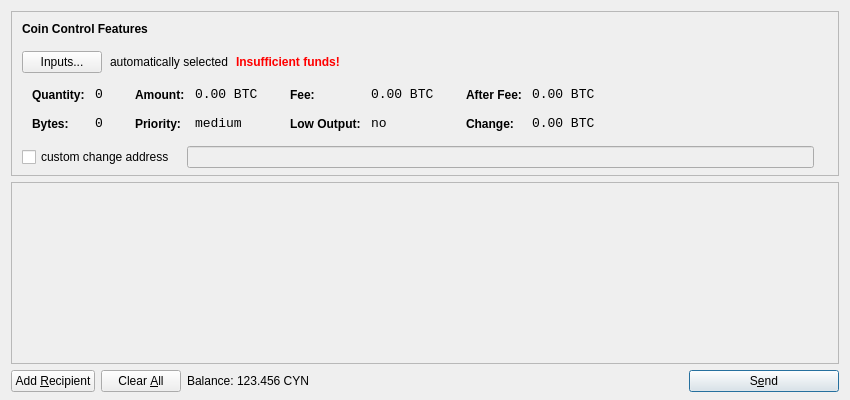
<?xml version="1.0" encoding="UTF-8"?>
<ui version="4.0">
 <class>SendCoinsDialog</class>
 <widget class="QDialog" name="SendCoinsDialog">
  <property name="geometry">
   <rect>
    <x>0</x>
    <y>0</y>
    <width>850</width>
    <height>400</height>
   </rect>
  </property>
  <property name="windowTitle">
   <string>Send Coins</string>
  </property>
  <layout class="QVBoxLayout" name="verticalLayout" stretch="0,1,0">
   <property name="bottomMargin">
    <number>8</number>
   </property>
   <item>
    <widget class="QFrame" name="frameCoinControl">
     <property name="sizePolicy">
      <sizepolicy hsizetype="Expanding" vsizetype="Expanding">
       <horstretch>0</horstretch>
       <verstretch>0</verstretch>
      </sizepolicy>
     </property>
     <property name="maximumSize">
      <size>
       <width>16777215</width>
       <height>16777215</height>
      </size>
     </property>
     <property name="frameShape">
      <enum>QFrame::StyledPanel</enum>
     </property>
     <property name="frameShadow">
      <enum>QFrame::Sunken</enum>
     </property>
     <layout class="QVBoxLayout" name="verticalLayoutCoinControl2">
      <property name="spacing">
       <number>-1</number>
      </property>
      <property name="leftMargin">
       <number>0</number>
      </property>
      <property name="topMargin">
       <number>0</number>
      </property>
      <property name="rightMargin">
       <number>0</number>
      </property>
      <property name="bottomMargin">
       <number>6</number>
      </property>
      <item>
       <layout class="QVBoxLayout" name="verticalLayoutCoinControl" stretch="0,0,0,0,1">
        <property name="spacing">
         <number>0</number>
        </property>
        <property name="leftMargin">
         <number>10</number>
        </property>
        <property name="topMargin">
         <number>10</number>
        </property>
        <item>
         <layout class="QHBoxLayout" name="horizontalLayoutCoinControl1">
          <property name="bottomMargin">
           <number>15</number>
          </property>
          <item>
           <widget class="QLabel" name="labelCoinControlFeatures">
            <property name="sizePolicy">
             <sizepolicy hsizetype="Preferred" vsizetype="Maximum">
              <horstretch>0</horstretch>
              <verstretch>0</verstretch>
             </sizepolicy>
            </property>
            <property name="font">
             <font>
              <weight>75</weight>
              <bold>true</bold>
             </font>
            </property>
            <property name="styleSheet">
             <string notr="true">font-weight:bold;</string>
            </property>
            <property name="text">
             <string>Coin Control Features</string>
            </property>
           </widget>
          </item>
         </layout>
        </item>
        <item>
         <layout class="QHBoxLayout" name="horizontalLayoutCoinControl2" stretch="0,0,0,0">
          <property name="spacing">
           <number>8</number>
          </property>
          <property name="bottomMargin">
           <number>10</number>
          </property>
          <item>
           <widget class="QPushButton" name="pushButtonCoinControl">
            <property name="styleSheet">
             <string notr="true"/>
            </property>
            <property name="text">
             <string>Inputs...</string>
            </property>
           </widget>
          </item>
          <item>
           <widget class="QLabel" name="labelCoinControlAutomaticallySelected">
            <property name="text">
             <string>automatically selected</string>
            </property>
            <property name="margin">
             <number>5</number>
            </property>
           </widget>
          </item>
          <item>
           <widget class="QLabel" name="labelCoinControlInsuffFunds">
            <property name="font">
             <font>
              <weight>75</weight>
              <bold>true</bold>
             </font>
            </property>
            <property name="styleSheet">
             <string notr="true">color:red;font-weight:bold;</string>
            </property>
            <property name="text">
             <string>Insufficient funds!</string>
            </property>
            <property name="margin">
             <number>5</number>
            </property>
           </widget>
          </item>
          <item>
           <spacer name="horizontalSpacerCoinControl">
            <property name="orientation">
             <enum>Qt::Horizontal</enum>
            </property>
            <property name="sizeHint" stdset="0">
             <size>
              <width>40</width>
              <height>1</height>
             </size>
            </property>
           </spacer>
          </item>
         </layout>
        </item>
        <item>
         <widget class="QWidget" name="widgetCoinControl" native="true">
          <property name="sizePolicy">
           <sizepolicy hsizetype="Preferred" vsizetype="Preferred">
            <horstretch>0</horstretch>
            <verstretch>0</verstretch>
           </sizepolicy>
          </property>
          <property name="minimumSize">
           <size>
            <width>0</width>
            <height>0</height>
           </size>
          </property>
          <property name="styleSheet">
           <string notr="true"/>
          </property>
          <layout class="QHBoxLayout" name="horizontalLayoutCoinControl5">
           <property name="margin">
            <number>0</number>
           </property>
           <item>
            <layout class="QHBoxLayout" name="horizontalLayoutCoinControl3" stretch="0,0,0,1">
             <property name="spacing">
              <number>20</number>
             </property>
             <property name="topMargin">
              <number>0</number>
             </property>
             <property name="bottomMargin">
              <number>10</number>
             </property>
             <item>
              <layout class="QFormLayout" name="formLayoutCoinControl1">
               <property name="horizontalSpacing">
                <number>10</number>
               </property>
               <property name="verticalSpacing">
                <number>14</number>
               </property>
               <property name="leftMargin">
                <number>10</number>
               </property>
               <property name="topMargin">
                <number>4</number>
               </property>
               <property name="rightMargin">
                <number>6</number>
               </property>
               <item row="0" column="0">
                <widget class="QLabel" name="labelCoinControlQuantityText">
                 <property name="styleSheet">
                  <string notr="true">font-weight:bold;</string>
                 </property>
                 <property name="text">
                  <string>Quantity:</string>
                 </property>
                 <property name="margin">
                  <number>0</number>
                 </property>
                </widget>
               </item>
               <item row="0" column="1">
                <widget class="QLabel" name="labelCoinControlQuantity">
                 <property name="font">
                  <font>
                   <family>Monospace</family>
                   <pointsize>10</pointsize>
                  </font>
                 </property>
                 <property name="cursor">
                  <cursorShape>IBeamCursor</cursorShape>
                 </property>
                 <property name="contextMenuPolicy">
                  <enum>Qt::ActionsContextMenu</enum>
                 </property>
                 <property name="text">
                  <string notr="true">0</string>
                 </property>
                 <property name="margin">
                  <number>0</number>
                 </property>
                 <property name="textInteractionFlags">
                  <set>Qt::LinksAccessibleByMouse|Qt::TextSelectableByKeyboard|Qt::TextSelectableByMouse</set>
                 </property>
                </widget>
               </item>
               <item row="1" column="0">
                <widget class="QLabel" name="labelCoinControlBytesText">
                 <property name="styleSheet">
                  <string notr="true">font-weight:bold;</string>
                 </property>
                 <property name="text">
                  <string>Bytes:</string>
                 </property>
                </widget>
               </item>
               <item row="1" column="1">
                <widget class="QLabel" name="labelCoinControlBytes">
                 <property name="font">
                  <font>
                   <family>Monospace</family>
                   <pointsize>10</pointsize>
                  </font>
                 </property>
                 <property name="cursor">
                  <cursorShape>IBeamCursor</cursorShape>
                 </property>
                 <property name="contextMenuPolicy">
                  <enum>Qt::ActionsContextMenu</enum>
                 </property>
                 <property name="text">
                  <string notr="true">0</string>
                 </property>
                 <property name="textInteractionFlags">
                  <set>Qt::LinksAccessibleByMouse|Qt::TextSelectableByKeyboard|Qt::TextSelectableByMouse</set>
                 </property>
                </widget>
               </item>
              </layout>
             </item>
             <item>
              <layout class="QFormLayout" name="formLayoutCoinControl2">
               <property name="horizontalSpacing">
                <number>10</number>
               </property>
               <property name="verticalSpacing">
                <number>14</number>
               </property>
               <property name="leftMargin">
                <number>6</number>
               </property>
               <property name="topMargin">
                <number>4</number>
               </property>
               <property name="rightMargin">
                <number>6</number>
               </property>
               <item row="0" column="0">
                <widget class="QLabel" name="labelCoinControlAmountText">
                 <property name="styleSheet">
                  <string notr="true">font-weight:bold;</string>
                 </property>
                 <property name="text">
                  <string>Amount:</string>
                 </property>
                 <property name="margin">
                  <number>0</number>
                 </property>
                </widget>
               </item>
               <item row="0" column="1">
                <widget class="QLabel" name="labelCoinControlAmount">
                 <property name="font">
                  <font>
                   <family>Monospace</family>
                   <pointsize>10</pointsize>
                  </font>
                 </property>
                 <property name="cursor">
                  <cursorShape>IBeamCursor</cursorShape>
                 </property>
                 <property name="contextMenuPolicy">
                  <enum>Qt::ActionsContextMenu</enum>
                 </property>
                 <property name="text">
                  <string notr="true">0.00 BTC</string>
                 </property>
                 <property name="textInteractionFlags">
                  <set>Qt::LinksAccessibleByMouse|Qt::TextSelectableByKeyboard|Qt::TextSelectableByMouse</set>
                 </property>
                </widget>
               </item>
               <item row="1" column="0">
                <widget class="QLabel" name="labelCoinControlPriorityText">
                 <property name="styleSheet">
                  <string notr="true">font-weight:bold;</string>
                 </property>
                 <property name="text">
                  <string>Priority:</string>
                 </property>
                </widget>
               </item>
               <item row="1" column="1">
                <widget class="QLabel" name="labelCoinControlPriority">
                 <property name="font">
                  <font>
                   <family>Monospace</family>
                   <pointsize>10</pointsize>
                  </font>
                 </property>
                 <property name="cursor">
                  <cursorShape>IBeamCursor</cursorShape>
                 </property>
                 <property name="contextMenuPolicy">
                  <enum>Qt::ActionsContextMenu</enum>
                 </property>
                 <property name="text">
                  <string>medium</string>
                 </property>
                 <property name="textInteractionFlags">
                  <set>Qt::LinksAccessibleByMouse|Qt::TextSelectableByKeyboard|Qt::TextSelectableByMouse</set>
                 </property>
                </widget>
               </item>
              </layout>
             </item>
             <item>
              <layout class="QFormLayout" name="formLayoutCoinControl3">
               <property name="horizontalSpacing">
                <number>10</number>
               </property>
               <property name="verticalSpacing">
                <number>14</number>
               </property>
               <property name="leftMargin">
                <number>6</number>
               </property>
               <property name="topMargin">
                <number>4</number>
               </property>
               <property name="rightMargin">
                <number>6</number>
               </property>
               <item row="0" column="0">
                <widget class="QLabel" name="labelCoinControlFeeText">
                 <property name="styleSheet">
                  <string notr="true">font-weight:bold;</string>
                 </property>
                 <property name="text">
                  <string>Fee:</string>
                 </property>
                 <property name="margin">
                  <number>0</number>
                 </property>
                </widget>
               </item>
               <item row="0" column="1">
                <widget class="QLabel" name="labelCoinControlFee">
                 <property name="font">
                  <font>
                   <family>Monospace</family>
                   <pointsize>10</pointsize>
                  </font>
                 </property>
                 <property name="cursor">
                  <cursorShape>IBeamCursor</cursorShape>
                 </property>
                 <property name="contextMenuPolicy">
                  <enum>Qt::ActionsContextMenu</enum>
                 </property>
                 <property name="text">
                  <string notr="true">0.00 BTC</string>
                 </property>
                 <property name="textInteractionFlags">
                  <set>Qt::LinksAccessibleByMouse|Qt::TextSelectableByKeyboard|Qt::TextSelectableByMouse</set>
                 </property>
                </widget>
               </item>
               <item row="1" column="0">
                <widget class="QLabel" name="labelCoinControlLowOutputText">
                 <property name="styleSheet">
                  <string notr="true">font-weight:bold;</string>
                 </property>
                 <property name="text">
                  <string>Low Output:</string>
                 </property>
                </widget>
               </item>
               <item row="1" column="1">
                <widget class="QLabel" name="labelCoinControlLowOutput">
                 <property name="font">
                  <font>
                   <family>Monospace</family>
                   <pointsize>10</pointsize>
                  </font>
                 </property>
                 <property name="cursor">
                  <cursorShape>IBeamCursor</cursorShape>
                 </property>
                 <property name="contextMenuPolicy">
                  <enum>Qt::ActionsContextMenu</enum>
                 </property>
                 <property name="text">
                  <string>no</string>
                 </property>
                 <property name="textInteractionFlags">
                  <set>Qt::LinksAccessibleByMouse|Qt::TextSelectableByKeyboard|Qt::TextSelectableByMouse</set>
                 </property>
                </widget>
               </item>
              </layout>
             </item>
             <item>
              <layout class="QFormLayout" name="formLayoutCoinControl4">
               <property name="horizontalSpacing">
                <number>10</number>
               </property>
               <property name="verticalSpacing">
                <number>14</number>
               </property>
               <property name="leftMargin">
                <number>6</number>
               </property>
               <property name="topMargin">
                <number>4</number>
               </property>
               <property name="rightMargin">
                <number>6</number>
               </property>
               <item row="0" column="0">
                <widget class="QLabel" name="labelCoinControlAfterFeeText">
                 <property name="styleSheet">
                  <string notr="true">font-weight:bold;</string>
                 </property>
                 <property name="text">
                  <string>After Fee:</string>
                 </property>
                 <property name="margin">
                  <number>0</number>
                 </property>
                </widget>
               </item>
               <item row="0" column="1">
                <widget class="QLabel" name="labelCoinControlAfterFee">
                 <property name="font">
                  <font>
                   <family>Monospace</family>
                   <pointsize>10</pointsize>
                  </font>
                 </property>
                 <property name="cursor">
                  <cursorShape>IBeamCursor</cursorShape>
                 </property>
                 <property name="contextMenuPolicy">
                  <enum>Qt::ActionsContextMenu</enum>
                 </property>
                 <property name="text">
                  <string notr="true">0.00 BTC</string>
                 </property>
                 <property name="textInteractionFlags">
                  <set>Qt::LinksAccessibleByMouse|Qt::TextSelectableByKeyboard|Qt::TextSelectableByMouse</set>
                 </property>
                </widget>
               </item>
               <item row="1" column="0">
                <widget class="QLabel" name="labelCoinControlChangeText">
                 <property name="styleSheet">
                  <string notr="true">font-weight:bold;</string>
                 </property>
                 <property name="text">
                  <string>Change:</string>
                 </property>
                </widget>
               </item>
               <item row="1" column="1">
                <widget class="QLabel" name="labelCoinControlChange">
                 <property name="font">
                  <font>
                   <family>Monospace</family>
                   <pointsize>10</pointsize>
                  </font>
                 </property>
                 <property name="cursor">
                  <cursorShape>IBeamCursor</cursorShape>
                 </property>
                 <property name="contextMenuPolicy">
                  <enum>Qt::ActionsContextMenu</enum>
                 </property>
                 <property name="text">
                  <string notr="true">0.00 BTC</string>
                 </property>
                 <property name="textInteractionFlags">
                  <set>Qt::LinksAccessibleByMouse|Qt::TextSelectableByKeyboard|Qt::TextSelectableByMouse</set>
                 </property>
                </widget>
               </item>
              </layout>
             </item>
            </layout>
           </item>
          </layout>
         </widget>
        </item>
        <item>
         <layout class="QHBoxLayout" name="horizontalLayoutCoinControl4" stretch="0,0,0">
          <property name="spacing">
           <number>12</number>
          </property>
          <property name="sizeConstraint">
           <enum>QLayout::SetDefaultConstraint</enum>
          </property>
          <property name="topMargin">
           <number>5</number>
          </property>
          <property name="rightMargin">
           <number>5</number>
          </property>
          <item>
           <widget class="QCheckBox" name="checkBoxCoinControlChange">
            <property name="text">
             <string>custom change address</string>
            </property>
           </widget>
          </item>
          <item>
           <widget class="QLineEdit" name="lineEditCoinControlChange">
            <property name="enabled">
             <bool>false</bool>
            </property>
            <property name="sizePolicy">
             <sizepolicy hsizetype="Expanding" vsizetype="Fixed">
              <horstretch>0</horstretch>
              <verstretch>0</verstretch>
             </sizepolicy>
            </property>
           </widget>
          </item>
          <item>
           <widget class="QLabel" name="labelCoinControlChangeLabel">
            <property name="sizePolicy">
             <sizepolicy hsizetype="Preferred" vsizetype="Expanding">
              <horstretch>0</horstretch>
              <verstretch>0</verstretch>
             </sizepolicy>
            </property>
            <property name="minimumSize">
             <size>
              <width>0</width>
              <height>0</height>
             </size>
            </property>
            <property name="text">
             <string/>
            </property>
            <property name="margin">
             <number>3</number>
            </property>
           </widget>
          </item>
         </layout>
        </item>
        <item>
         <spacer name="verticalSpacerCoinControl">
          <property name="orientation">
           <enum>Qt::Vertical</enum>
          </property>
          <property name="sizeHint" stdset="0">
           <size>
            <width>800</width>
            <height>1</height>
           </size>
          </property>
         </spacer>
        </item>
       </layout>
      </item>
     </layout>
    </widget>
   </item>
   <item>
    <widget class="QScrollArea" name="scrollArea">
     <property name="widgetResizable">
      <bool>true</bool>
     </property>
     <widget class="QWidget" name="scrollAreaWidgetContents">
      <property name="geometry">
       <rect>
        <x>0</x>
        <y>0</y>
        <width>830</width>
        <height>165</height>
       </rect>
      </property>
      <layout class="QVBoxLayout" name="verticalLayout_2">
       <property name="margin">
        <number>0</number>
       </property>
       <item>
        <layout class="QVBoxLayout" name="entries">
         <property name="spacing">
          <number>6</number>
         </property>
        </layout>
       </item>
       <item>
        <spacer name="verticalSpacer">
         <property name="orientation">
          <enum>Qt::Vertical</enum>
         </property>
         <property name="sizeHint" stdset="0">
          <size>
           <width>20</width>
           <height>40</height>
          </size>
         </property>
        </spacer>
       </item>
      </layout>
     </widget>
    </widget>
   </item>
   <item>
    <layout class="QHBoxLayout" name="horizontalLayout">
     <item>
      <widget class="QPushButton" name="addButton">
       <property name="toolTip">
        <string>Send to multiple recipients at once</string>
       </property>
       <property name="text">
        <string>Add &amp;Recipient</string>
       </property>
       <property name="icon">
        <iconset resource="../bitcoin.qrc">
         <normaloff>:/icons/add</normaloff>:/icons/add</iconset>
       </property>
       <property name="autoDefault">
        <bool>false</bool>
       </property>
      </widget>
     </item>
     <item>
      <widget class="QPushButton" name="clearButton">
       <property name="sizePolicy">
        <sizepolicy hsizetype="Minimum" vsizetype="Fixed">
         <horstretch>0</horstretch>
         <verstretch>0</verstretch>
        </sizepolicy>
       </property>
       <property name="toolTip">
        <string>Remove all transaction fields</string>
       </property>
       <property name="text">
        <string>Clear &amp;All</string>
       </property>
       <property name="icon">
        <iconset resource="../bitcoin.qrc">
         <normaloff>:/icons/remove</normaloff>:/icons/remove</iconset>
       </property>
       <property name="autoRepeatDelay">
        <number>300</number>
       </property>
       <property name="autoDefault">
        <bool>false</bool>
       </property>
      </widget>
     </item>
     <item>
      <layout class="QHBoxLayout" name="horizontalLayout_2">
       <property name="spacing">
        <number>3</number>
       </property>
       <item>
        <widget class="QLabel" name="label">
         <property name="text">
          <string>Balance:</string>
         </property>
        </widget>
       </item>
       <item>
        <widget class="QLabel" name="labelBalance">
         <property name="cursor">
          <cursorShape>IBeamCursor</cursorShape>
         </property>
         <property name="text">
          <string>123.456 CYN</string>
         </property>
         <property name="textInteractionFlags">
          <set>Qt::LinksAccessibleByMouse|Qt::TextSelectableByKeyboard|Qt::TextSelectableByMouse</set>
         </property>
        </widget>
       </item>
      </layout>
     </item>
     <item>
      <spacer name="horizontalSpacer">
       <property name="orientation">
        <enum>Qt::Horizontal</enum>
       </property>
       <property name="sizeHint" stdset="0">
        <size>
         <width>40</width>
         <height>20</height>
        </size>
       </property>
      </spacer>
     </item>
     <item>
      <widget class="QPushButton" name="sendButton">
       <property name="minimumSize">
        <size>
         <width>150</width>
         <height>0</height>
        </size>
       </property>
       <property name="toolTip">
        <string>Confirm the send action</string>
       </property>
       <property name="text">
        <string>S&amp;end</string>
       </property>
       <property name="icon">
        <iconset resource="../bitcoin.qrc">
         <normaloff>:/icons/send</normaloff>:/icons/send</iconset>
       </property>
       <property name="default">
        <bool>true</bool>
       </property>
      </widget>
     </item>
    </layout>
   </item>
  </layout>
 </widget>
 <resources>
  <include location="../bitcoin.qrc"/>
 </resources>
 <connections/>
</ui>
